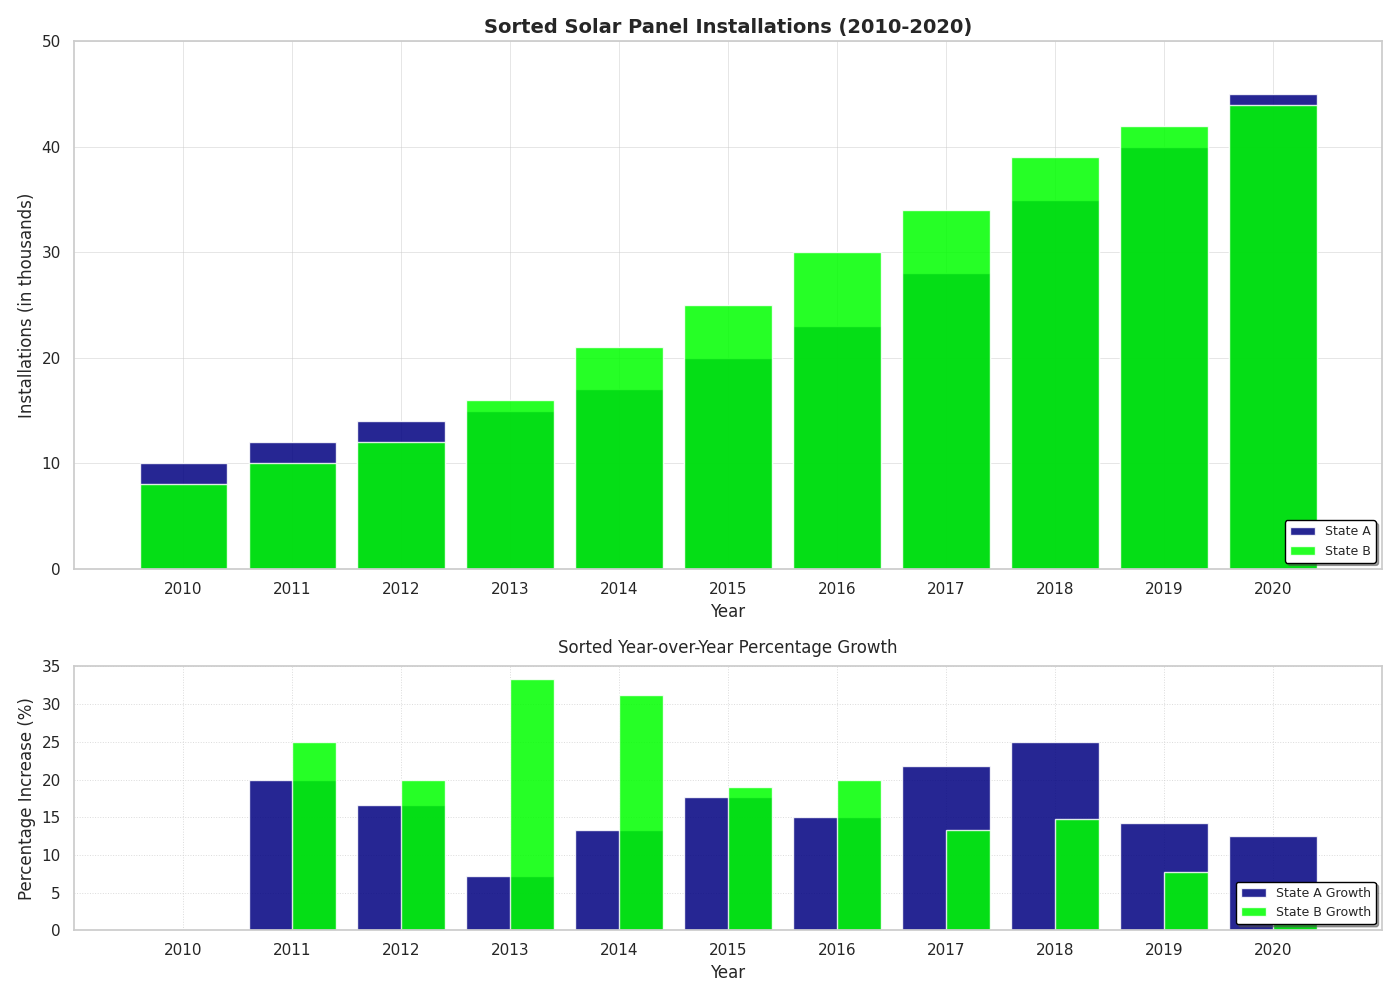

This figure's Python source:
import numpy as np
import matplotlib.pyplot as plt

years = np.arange(2010, 2021)

installations_state_a = np.array([10, 12, 14, 15, 17, 20, 23, 28, 35, 40, 45])
installations_state_b = np.array([8, 10, 12, 16, 21, 25, 30, 34, 39, 42, 44])

def calc_percentage_increase(data):
    return np.array([0] + [((data[i] - data[i-1]) / data[i-1]) * 100 for i in range(1, len(data))])

pct_increase_a = calc_percentage_increase(installations_state_a)
pct_increase_b = calc_percentage_increase(installations_state_b)

# Sort data by installations for bar chart
sorted_indices_a = np.argsort(installations_state_a)
sorted_indices_b = np.argsort(installations_state_b)

sorted_years_a = years[sorted_indices_a]
sorted_years_b = years[sorted_indices_b]

sorted_installations_a = installations_state_a[sorted_indices_a]
sorted_installations_b = installations_state_b[sorted_indices_b]

sorted_pct_increase_a = pct_increase_a[sorted_indices_a]
sorted_pct_increase_b = pct_increase_b[sorted_indices_b]

fig, ax = plt.subplots(2, 1, figsize=(14, 10), gridspec_kw={'height_ratios': [2, 1]})

ax[0].bar(sorted_years_a, sorted_installations_a, label='State A', color='navy', alpha=0.85)
ax[0].bar(sorted_years_b, sorted_installations_b, label='State B', color='lime', alpha=0.85)

ax[0].set_title("Sorted Solar Panel Installations (2010-2020)", fontsize=14, weight='bold')
ax[0].set_xlabel("Year", fontsize=12)
ax[0].set_ylabel("Installations (in thousands)", fontsize=12)
ax[0].set_xticks(years)
ax[0].set_xlim(2009, 2021)
ax[0].set_ylim(0, 50)
ax[0].grid(True, linestyle='-', linewidth=0.7, alpha=0.5)
ax[0].legend(title_fontsize='11', fontsize='9', loc='lower right', shadow=True, edgecolor='black')

ax[1].bar(sorted_years_a, sorted_pct_increase_a, label='State A Growth', color='navy', alpha=0.85)
ax[1].bar(sorted_years_b + 0.2, sorted_pct_increase_b, width=0.4, label='State B Growth', color='lime', alpha=0.85)

ax[1].set_title("Sorted Year-over-Year Percentage Growth", fontsize=12, pad=10)
ax[1].set_xlabel("Year", fontsize=12)
ax[1].set_ylabel("Percentage Increase (%)", fontsize=12)
ax[1].set_xticks(years)
ax[1].set_xlim(2009, 2021)
ax[1].grid(True, linestyle=':', linewidth=0.7, alpha=0.7)
ax[1].legend(title_fontsize='11', fontsize='9', loc='lower right', shadow=True, edgecolor='black')

plt.tight_layout()
plt.show()
